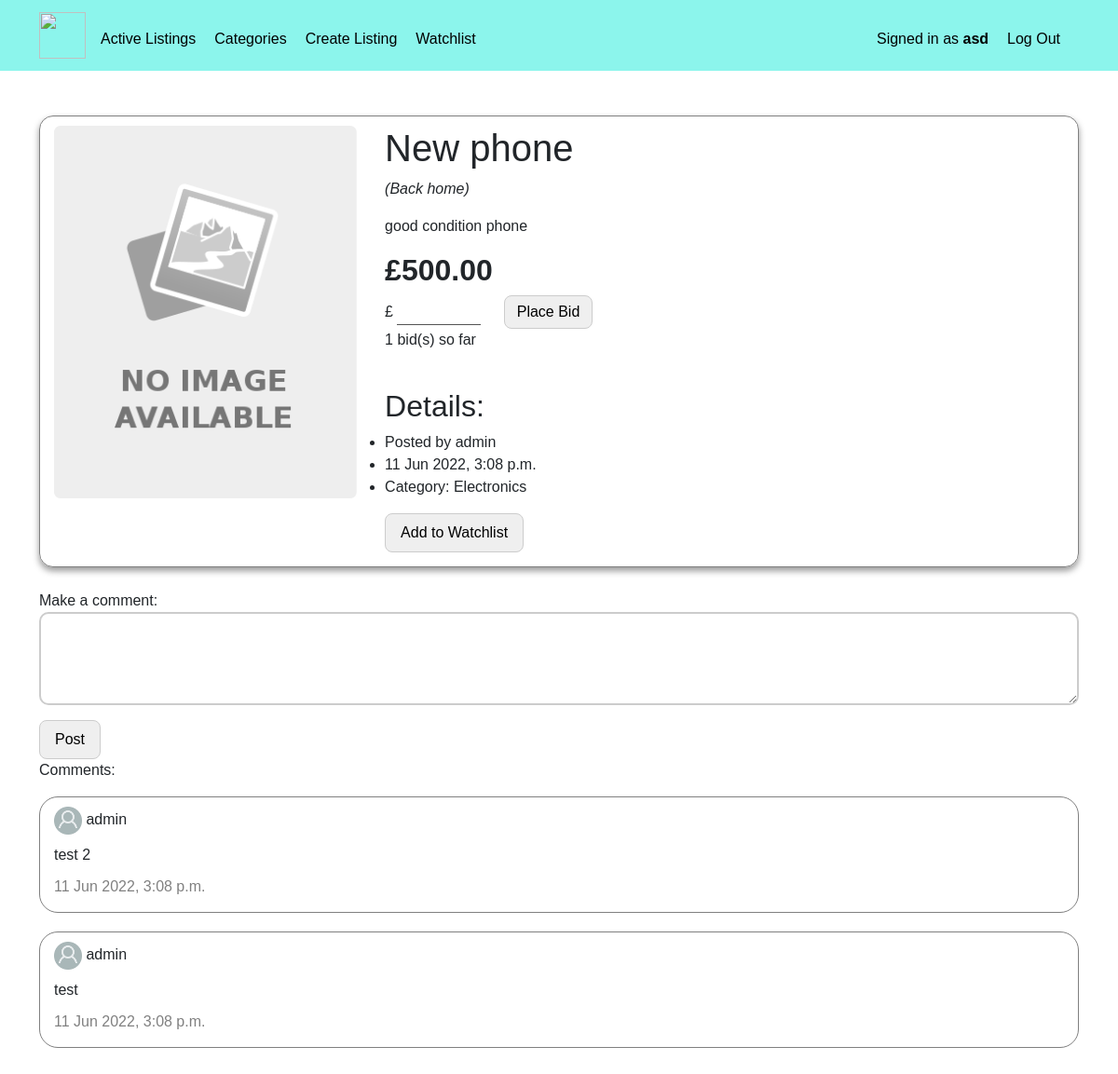
The page /listing/13 (signed in) on the database its author committed.
### auctions/models.py (models this page shows, shortened)
class User(AbstractUser):
    pass

class Listing(models.Model):
    title = models.CharField(max_length=128)
    description = models.CharField(max_length=256, blank=True, null=True)
    starting_price = models.DecimalField(max_digits=9, decimal_places=2)
    listed_by = models.ForeignKey(User, on_delete=models.CASCADE, related_name="listings")
    category = models.ForeignKey(Categories,on_delete=models.CASCADE, blank=True, null=True)
    url = models.CharField(max_length=128, blank=True, null=True)
    date_created = models.DateTimeField(auto_now_add=True)
    active = models.BooleanField(default=True)
    owner = models.ForeignKey(User, on_delete=models.RESTRICT, blank=True, null=True)

class Categories(models.Model):
    category = models.CharField(max_length=64)
    def __str__(self):
        return f"{self.category}"

class Comments(models.Model):
    user = models.ForeignKey(User, on_delete=models.CASCADE, related_name="user_comment")
    listing = models.ForeignKey(Listing, on_delete=models.CASCADE, related_name="listing_comment")
    comment = models.CharField(max_length=256)
    date = models.DateTimeField(auto_now_add=True)

### auctions/views.py (the view, shortened to what this page needs)
# urls.py: path("listing/<int:listing_id>", views.listing, name="listing"),
def listing(request, listing_id):
    try:
        listing = Listing.objects.get(pk=listing_id)
    except Listing.DoesNotExist:
        return render(request, "auctions/notFound.html")
    bids = Bid.objects.filter(listing_id=listing_id)
    length = len(bids)
    if length > 0:
        max = "{:.2f}".format(bids.aggregate(Max('bid_amount'))["bid_amount__max"])
    else:
        max = None
    try:
        comments = Comments.objects.filter(listing=listing).order_by('-date')
    except Comments.DoesNotExist:
        comments = None
    form = NewBidForm(request.POST)
    commentForm = MakeComment(request.POST)
    error = []
    try:
        Watchlist.objects.get(user=request.user, listing=listing)
        watched = True
    except:
        watched = False
    return render(request, "auctions/listing.html", {
        "listing": listing,
        "bidForm": NewBidForm(),
        "closeForm": CloseListing(),
        "watchForm": AddToWatchlist(),
        "removeForm": RemoveFromWatchlist(),
        "commentForm": MakeComment(),
        "length": length,
        "error": error,
        "max": max,
        "watched": watched,
        "comments": comments
    })

### auctions/forms.py
class NewBidForm(forms.Form):
    bid_amount = forms.DecimalField(label="£", label_suffix="", max_digits=8, min_value=0.01)

class CloseListing(forms.Form):
    close_listing = forms.BooleanField(widget=forms.HiddenInput, initial=True)

### auctions/templates/auctions/listing.html (shortened to what this page needs)
{% extends "auctions/layout.html" %}
{% load static %}
{% block body %}
    <div class="listing_container">
        <img id="listing_image" class="listing_container__image" src="{{ listing.url }}" alt="Item Image">
        <div class="listing_container__text">
        <h1>{{ listing.title }}</h1>
    <a class="back" href="{% url 'index' %}"><em><p>(Back home)</p></em></a>
    {% if listing.description %}
    <p>{{listing.description}}</p>
    {% else %}
    <p>No description given</p>
    {% endif %}
    <h2><strong>£{{listing.starting_price}}</strong></h2>
    {% if listing.active == True %}
    {% if user.is_authenticated and listing.listed_by.id != user.id %}
    <form action="/listing/{{listing.id}}" method="post">
        {{ bidForm }}
        <input type="submit" value="Place Bid" id="bid_button">
    </form>
    {% else %}
        {% if listing.listed_by.id != user.id %}
        <p><a href="{% url 'login' %}">Sign in to place a bid</a></p>
        {% endif %}
        {% endif %}
        <p>{{ length }} bid(s) so far {% if max and listing.listed_by.id == user.id %}(Max bid is £{{ max }}){% endif %}</p>
        {% else %}
        {% if listing.owner %}
            {% if listing.owner == request.user %}<p>Congrats! You won this item!</p>
            {% else %}<p>{{ listing.owner }} won this item</p>{% endif %}
        <p>Auction has closed</p>
        {% endif %}
        {% endif %}
     <br>
    <span class="details">
    <h2>Details:</h2>
    <ul>
        <li>Posted by <a href="{% url 'user' listing.listed_by.id %}">{{ listing.listed_by }}</a></li>
        <li> {{ listing.date_created }} </li>
        {% if listing.category %}
            <li>Category: {{ listing.category }}</li>
        {% else %}
            <li>No category given</li>
    {% endif %}
    </ul>
    </span>
    {% if listing.listed_by.id != user.id and listing.active == True and watched == False and user.is_authenticated %}
    <form action="/listing/{{ listing.id }}" method="post" id="watchForm">
    <input type="submit" value="Add to Watchlist" id="watchButton">
    </form>
    {% endif %}
    </div>
    </div>
    {% if user.is_authenticated %}
        <br>
        <form action="/listing/{{ listing.id }}" method="post" id="commentForm">
            {{ commentForm.as_p }}
            <input type="submit" value="Post" id="postButton">
        </form>
    {% else %}
    <br>
        <p>Sign in to make a comment</p>
    {% endif %}
    {% if comments %}
        <p>Comments:</p>
        <div class="commentContainer">
        {% for comment in comments %}
            <div class="comment">
                <div class="user">
                    <img id="profilePic" src="{% static 'pp.jpg' %}" width="30" height="30">
                <a href="{% url 'user' comment.user.id %}">{{comment.user}}</a>
                </div>
               <p class="commentContent">{{ comment.comment }}</p>
               <p class="subtext date">{{ comment.date }}</p>
            </div>
        {% endfor %}
    {% else %}
            <p>No comments yet</p>
    {% endif %}
{% endblock %}

### auctions/templates/auctions/layout.html (shortened to what this page needs)
{% load static %}
<!DOCTYPE html>
<html lang="en">
    <head>
        <link href="https://cdn.jsdelivr.net/npm/bootstrap@5.1.3/dist/css/bootstrap.min.css" rel="stylesheet">
        <link href="{% static 'auctions/styles.css' %}" rel="stylesheet">
    </head>
    <body>
    <nav class="navbar navbar-expand-lg ">
        <div class="container">
        <a href="{% url 'index' %}" class="navbar-brand" id="title"><img src="{% static 'trolley.png '%}" width="50" height="50"></a>
        <div class="collapse navbar-collapse" id="navbarNav">
        <ul class="navbar-nav mr-auto mt-2">
            <li class="nav-item"><a  href="{% url 'index' %}">Active Listings</a></li>
            <li class="nav-item"><a  href="{% url 'categories' %}">Categories</a></li>
        </ul>
        {% if user.is_authenticated %}
        <ul class="navbar-nav mr-auto mt-2">
            <li class="nav-item"><a  href="{% url 'create_listing' %}">Create Listing</a></li>
            <li class="nav-item"><a  href="{% url 'watchlist' %}">Watchlist</a></li>
        </ul>
        <ul class="navbar-nav ms-auto mt-2">
            <li class="nav-item"><a  href="{% url 'user' user.id %}">Signed in as <strong>{{ user.username }}</strong></a></li>
            <li class="nav-item"><a  href="{% url 'logout' %}">Log Out</a></li>
        </ul>
        {% else %}
        <ul class="navbar-nav ms-auto mt-2">
            <li class="nav-item"><a href="{% url 'login' %}">Log In</a></li>
            <li class="nav-item"><a href="{% url 'register' %}">Register</a></li>
        </ul>
            {% endif %}
    </div>
    </div>
    </nav>
    <main class="container py-5 ">
        {% block body %}
        {% endblock %}
    </main>
    </body>
</html>

### auctions/static/auctions/styles.css (style rules this page uses)
*, *::before, *::after { box-sizing: border-box; font-family: "Montserrat", sans-serif; }
body { font-size: 2vh; background-color: white; }
html { overflow-y: scroll; }
.navbar { background-color: #8cf5ec; color: black; }
ul li { padding-right: 20px; }
a { color: inherit; }
a:link { text-decoration: none; }
input[type=text], textarea, input[type=password], input[type=email] { box-sizing: border-box; border: 2px solid #ccc; border-radius: 10px; font-size: 16px; background-color: white; padding: 10px 18px; }
input[type=number] { outline: 0; border-width: 0 0 1px; border-color: black; display: inline-block; width: 70px; background-color: #ddd; }
input, textarea { display:block; }
input[type=submit] { border: 1.5px solid #ccc; border-radius: 8px; cursor: pointer; font-size: 2vh; padding: 0.5em 1em; transition-property: background-color, color, box-shadow, transform, border; transition-timing-function: ease-out; transition-duration: 0.2s; }
#listing_image { height: 400px; width: auto; }
.listing_container { border: 1.5px solid grey; border-radius: 15px; box-shadow: 0px 4px 7px 0px rgba(0,0,0,0.4); padding: 10px 15px 15px; min-height: 450px; position: relative; }
.listing_container__image { margin: 0 30px 30px 0; float: left; }
.listing_container__text { display: inline; margin-bottom: 90px; }
.details { bottom: 0; left: 0; }
#id_bid_amount, #id_starting_price { background-color: white; margin-right: 20px; width: 90px; }
#bid_button { display: inline-block; padding: 0.3em 0.8em; }
.subtext { color: grey; font-size: 16px; }
.makeComment { width: 100%; height: 100px; }
.commentContainer { display: flex; flex-direction: column; }
.comment { border-radius: 20px; border: 1.5px solid grey; padding: 10px 15px 15px; margin-bottom: 20px; }
.user { margin-bottom: 10px; }
.commentContent { margin-bottom: 10px; }
.date { margin-bottom: 0; }

### rows shown on the page
User: username "asd"
Listing: title "New phone", description "good condition phone", starting_price "500.00", listed_by "admin", date_created "11 Jun 2022, 3:08 p.m.", category "Electronics"
Comments: user "admin", comment "test 2", date "11 Jun 2022, 3:08 p.m."
Comments: user "admin", comment "test", date "11 Jun 2022, 3:08 p.m."

### other values the page prints
{{ length }} "1"
